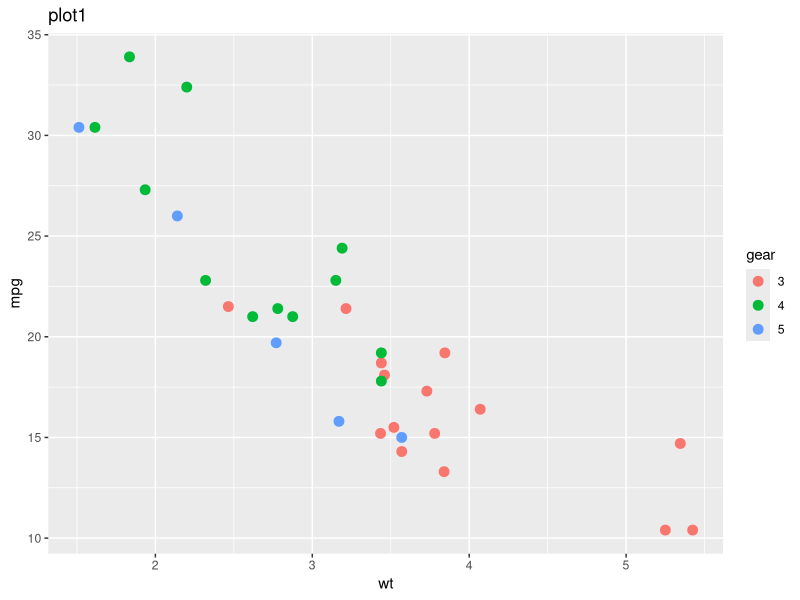
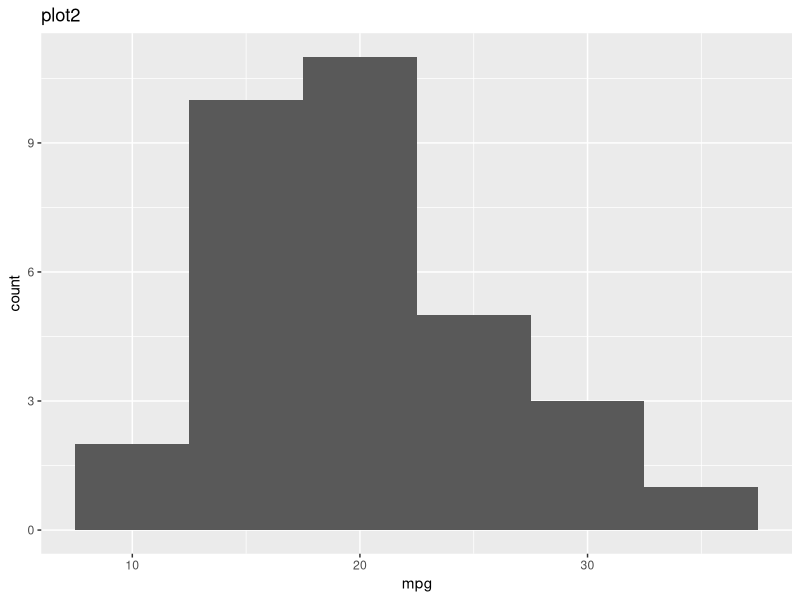
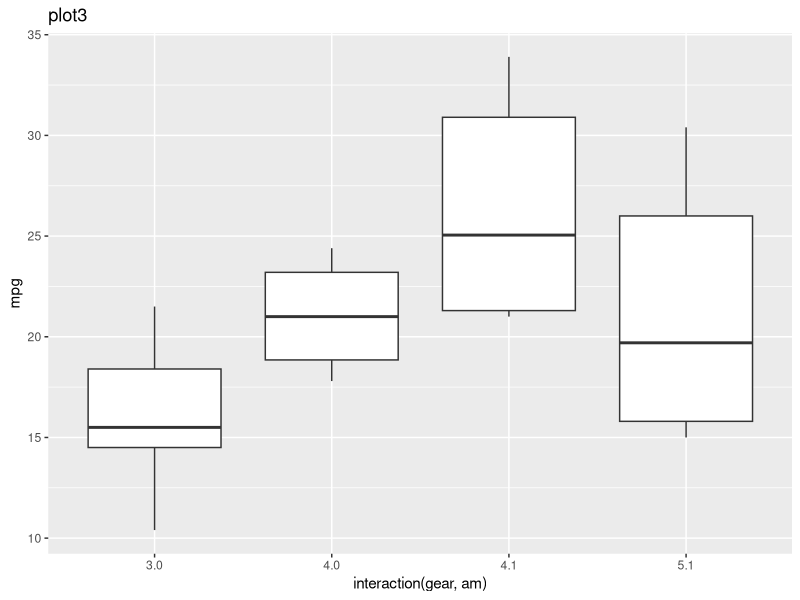
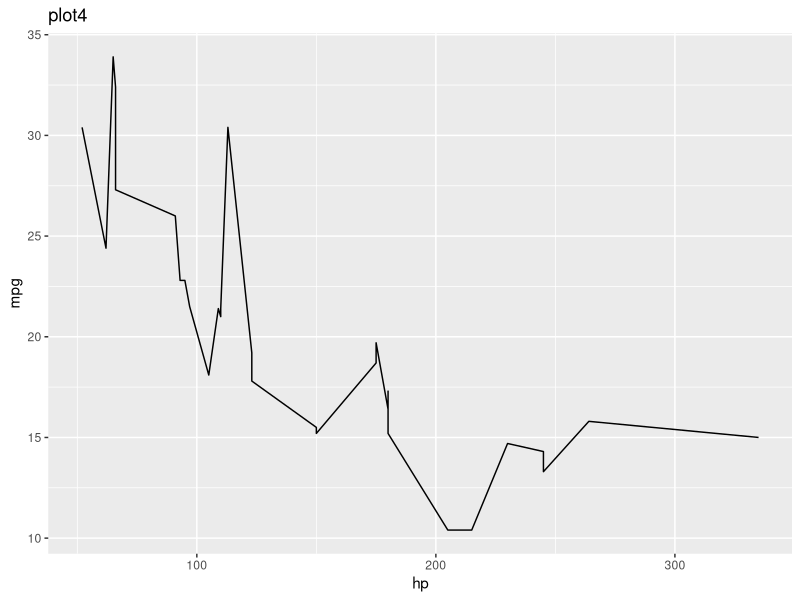
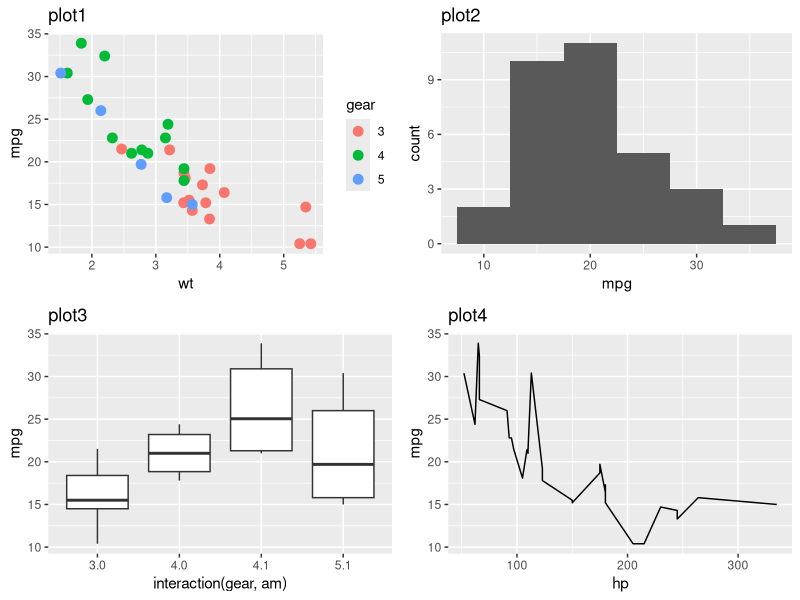
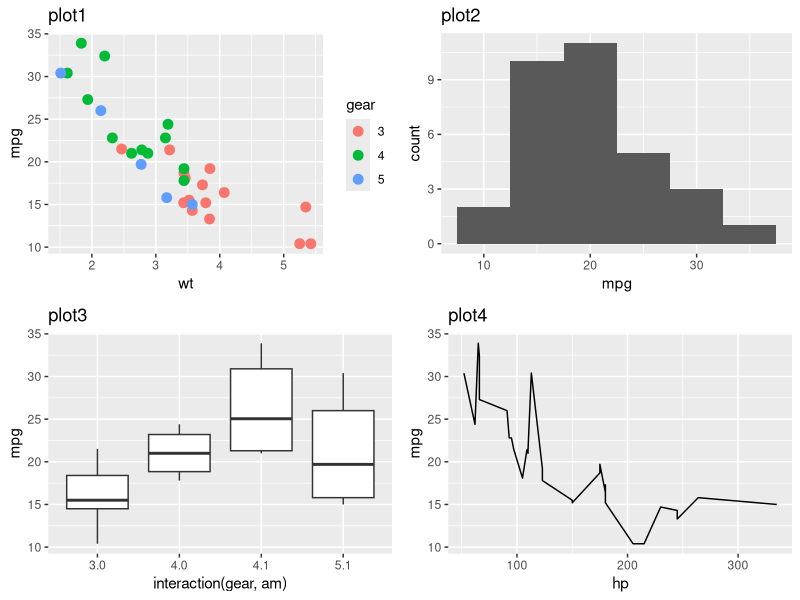
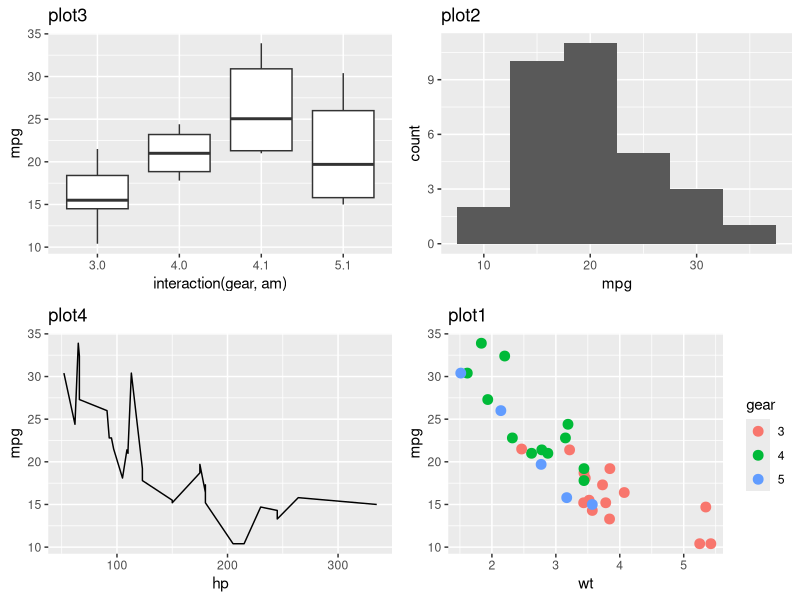

R code for these plots, in order:
########################
# Combining plots
########################

# View dataset

View(mtcars)


# Import tideverse library
library(tidyverse)



# Convert gear to categorical

class(mtcars$gear)
class(mtcars$am)


mtcars$gear <- as.factor(mtcars$gear)
mtcars$am <- as.factor(mtcars$am)

class(mtcars$gear)
class(mtcars$am)


############################
# plot1: Create a scatter plot

plot1 <- ggplot(data = mtcars, mapping = aes(x = wt, y = mpg,
                                             colour = gear)) +
  geom_point(size=3) +
  ggtitle("plot1")

plot1

############################
# plot2: Create a histogram plot


plot2 <- ggplot(data = mtcars, mapping = aes(x = mpg)) +
  geom_histogram(binwidth = 5) +
  ggtitle("plot2")

plot2


############################
# plot3: Create a boxplot


plot3 <- ggplot(data = mtcars,
                mapping = aes(x = interaction(gear,am), y=mpg)) +
  geom_boxplot() +
  ggtitle("plot3")

plot3

############################
# plot4: Create a line plot


plot4 <- ggplot(data = mtcars, mapping = aes(x = hp, y=mpg)) +
  geom_line() +
  ggtitle("plot4")

plot4




###############################
# Combining plots using "grid" and "gridExtra"
###############################

# Method 1

# grid library

# install.packages("grid")
citation("grid")

# Import grid package
library(grid)


# Create a new page

grid.newpage()


# Next push the vissible area with a layout of 2 columns and 2 row using pushViewport()

pushViewport(viewport(layout = grid.layout(2,2)))


# Put the chart on the the area by row and column position

print(plot1, vp = viewport(layout.pos.row = 1, layout.pos.col = 1))
print(plot2, vp = viewport(layout.pos.row = 1, layout.pos.col = 2))
print(plot3, vp = viewport(layout.pos.row = 2, layout.pos.col = 1))
print(plot4, vp = viewport(layout.pos.row = 2, layout.pos.col = 2))



# Method 2

# Use the gridExtra package

# install.packages("gridExtra")
citation("gridExtra")

# import gridExtra Package
library(gridExtra)

grid.arrange(plot1, plot2, plot3, plot4, nrow=2, ncol=2)

# Changing the order
grid.arrange(plot3, plot2, plot4, plot1, nrow=2, ncol=2)



